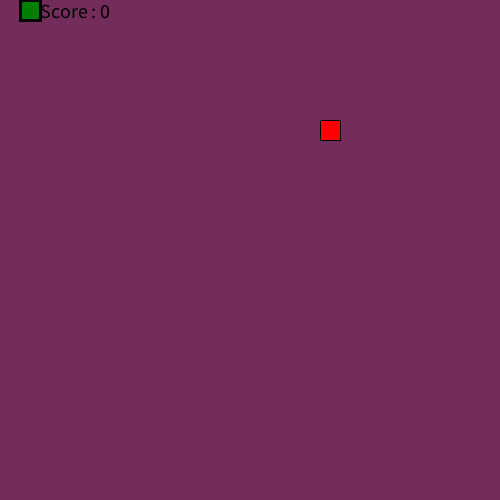
Frame 1 (no input)
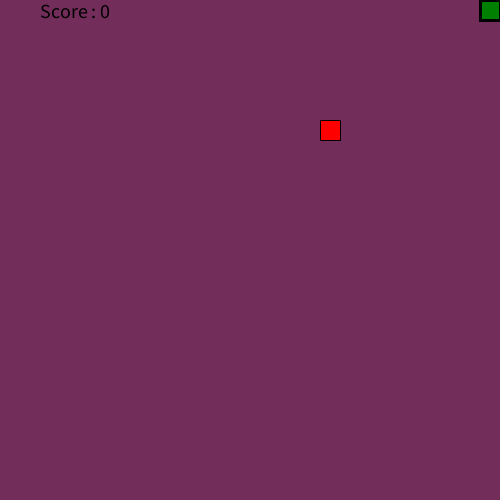
Frame 60 (the mouse pressed at the canvas centre just before this capture)
Frame 120 (the mouse held since frame 60 and released just before this capture): identical to frame 60, image omitted

The Processing sketch that drew these frames (run headless with seeded random() and noise(); from frame 60 on, the mouse is pressed at the canvas centre):

// Processing sketch: eind_opdracht
// ── eind_opdracht.pde
int gridSize = 20;
int cols, rows;
int snakeLength = 1;
int[] snakeX, snakeY;
int foodX, foodY;
int directionX = 1;
int directionY = 0;
int playerScore = 0;


void setup() {
  size(500, 500);
   cols = floor(width / gridSize);
  rows = floor(height / gridSize);
  snakeX = new int[cols * rows];
  snakeY = new int[cols * rows];
  frameRate(8);
  spawnFood();
}

void draw() {
  background(115,45,90);
 
  moveSnake();
  checkCollision();
  checkFood();
  drawSnake();
  drawFood();
  drawSnake();
  playerScore();
}

void moveSnake() {
  for (int i = snakeLength - 1; i > 0; i--) {
    snakeX[i] = snakeX[i - 1];
    snakeY[i] = snakeY[i - 1];
  }
  snakeX[0] += directionX * gridSize;
  snakeY[0] += directionY * gridSize;
  snakeX[0] = constrain(snakeX[0], 0, width - gridSize);
  snakeY[0] = constrain(snakeY[0], 0, height - gridSize);
}

void checkCollision() {
  for (int i = 1; i < snakeLength; i++) {
    if (snakeX[0] == snakeX[i] && snakeY[0] == snakeY[i]) {
      gameOver();

    }
  }
}


  

void checkFood() {
  if (snakeX[0] == foodX && snakeY[0] == foodY) {
    snakeLength++;
    spawnFood();
  }
}

void spawnFood() {
  foodX = floor(random(cols)) * gridSize;
  foodY = floor(random(rows)) * gridSize;
}

void drawSnake() {
  for (int i = 0; i < snakeLength; i++) {
    fill(0,128,0);
    strokeWeight(3);
    rect(snakeX[i], snakeY[i], gridSize, gridSize);

  }
}

void drawFood() {
  fill(255, 0, 0);
  strokeWeight(1);
  rect(foodX, foodY, gridSize, gridSize);
}

void keyPressed() {
  if (keyCode == UP && directionY != 1) {
    directionX = 0;
    directionY = -1;
  } else if (keyCode == DOWN && directionY != -1) {
    directionX = 0;
    directionY = 1;
  } else if (keyCode == LEFT && directionX != 1) {
    directionX = -1;
    directionY = 0;
  } else if (keyCode == RIGHT && directionX != -1) {
    directionX = 1;
    directionY = 0;
  }
}

void gameOver() {
  background(255, 0, 0);
  textAlign(CENTER, CENTER);
  textSize(32);
  fill(255);
  text("GAME OVER", width / 2, height / 2);
  text("TRY AGAIN", width / 2, height / 1.7);
   text("Click Enter", width / 2, height / 1.5);
 
}

void playerScore(){
  textSize(20);
  fill(0);
  text("Score : " + (snakeLength - 1), 40,18);
} 
